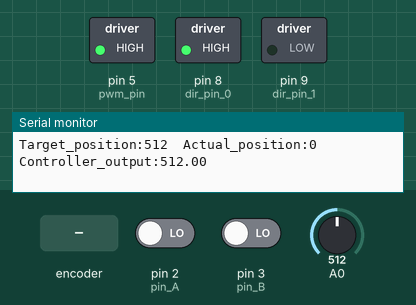
The sketch below on a simulated Arduino Uno, built with avr-gcc and run on an emulated ATmega328P. Parts: switched loads named in the sketch (green lamp = pin HIGH), the last lines printed to the serial monitor. The inputs (shaded band) are chosen by the test bench; at power-on: A0 = 512, pin 2 (pin_A) LOW, pin 3 (pin_B) LOW.

Above: at 1.2 s.
1.3 s: A0 set to 306
At 2.1 s:
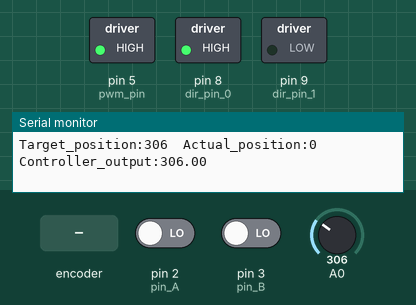
2.8 s: A0 set to 292
At 3.2 s:
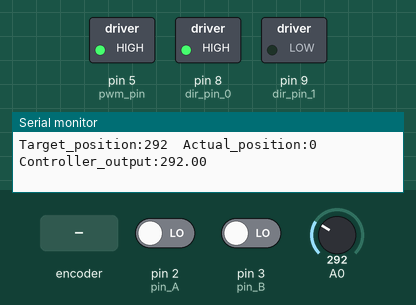
4.3 s: A0 set to 122
At 5.5 s:
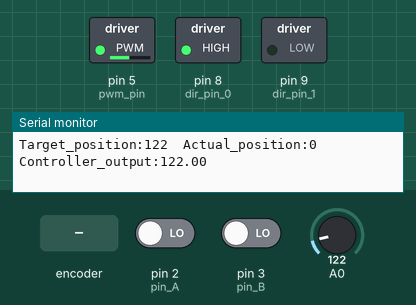
5.8 s: rotary encoder on pin 2 (pin_A) / pin 3 (pin_B) turned 2 steps (second pin leading)
At 5.99 s:
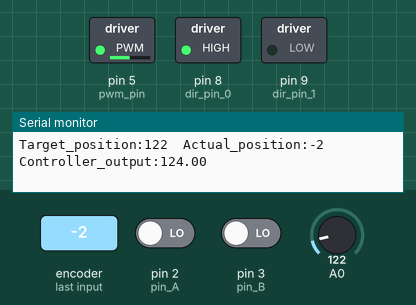
7.7 s: A0 set to 511
At 9.0 s:
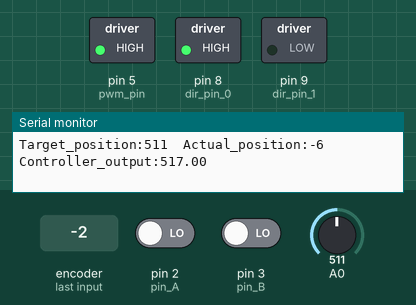
Timing chart, 0 to 10.2 s (numbered marks = the images above; inputs shaded):
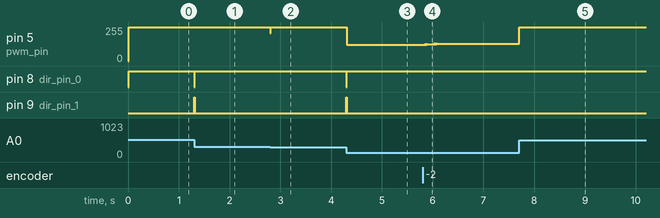

The sketch:

DC_servo_motor.ino
```cpp
// Variables for the print task.
unsigned long last_print_time = 0;
const int print_interval = 20;

// Variables of the controller task.
// Controller input.
long target_position = 0;
// Controller output.
float controller_output = 0;
// Output of the I control term.
float i_term = 0;
// Last error for computing the I and D term.
int last_error = 0;
// Variables for time keeping.
unsigned long last_control_time = 0;
const int control_interval = 10;

// Pins for motor control.
const int dir_pin_0 = 8;
const int dir_pin_1 = 9;
const int pwm_pin = 5;

// Use Arduino Uno interrupt pins.
// Pins 2 and 3 are our only options.
const int pin_A = 2;
const int pin_B = 3;

// Variables that are changed inside ISRs should always
// be volatile.
// Variables input pin states.
volatile bool state_a = LOW;
volatile bool state_b = LOW;
// Encoder position.
volatile long encoder_position = 0;


void setup() {
  Serial.begin(115200);
  attachInterrupt(digitalPinToInterrupt(pin_A), risingIsrA, RISING);
  attachInterrupt(digitalPinToInterrupt(pin_B), risingIsrB, RISING);
  pinMode(dir_pin_0, OUTPUT);
  pinMode(dir_pin_1, OUTPUT);
}

void loop() {
  if(millis() - last_control_time >= control_interval) {
    last_control_time += control_interval;
    target_position = analogRead(A0);
    motorPidController();
  }
  if (millis() - last_print_time >= print_interval) {
    last_print_time += print_interval;
    // Print controller input, output, and encoder position.
    Serial.print("Target_position:");
    Serial.print(target_position);
    Serial.print('\t');
    Serial.print("Actual_position:");
    Serial.print(encoder_position);
    Serial.print('\t');
    Serial.print("Controller_output:");
    Serial.println(controller_output);
  }
}

void motorPidController() {
  // Controller gains.
  float kp = 1.0;
  float ki = 0.0;
  float kd = 60.0;
  // Compute the error (in encoder counts).
  int error = target_position - encoder_position;
  // Compute the P term.
  float p_term = kp * error;
  // Compute and constrain I term.
  i_term += ki * (error + last_error) / 2 * control_interval;
  i_term = constrain(i_term, -255, 255);
  // Compute D term.
  float d_term = kd * (error - last_error) / control_interval;
  // Compute final output.
  controller_output = p_term + i_term + d_term;
  // Update last_error for the next iteration.
  last_error = error;
  setMotorPwm(controller_output);
}

void setMotorPwm(int motor_pwm) {
  // Control motor direction pins based on the sign
  // of the motor_pwm parameter.
  if (motor_pwm > 0) {
    // Forward.
    digitalWrite(dir_pin_0, HIGH);
    digitalWrite(dir_pin_1, LOW);
  } else {
    // Backwards.
    digitalWrite(dir_pin_0, LOW);
    digitalWrite(dir_pin_1, HIGH);
    // Invert motor_pwm to make it positive.
    motor_pwm = -motor_pwm;
  }
  // Constrain motor_pwm between 0 and 255 to make it
  // compatible with analogWrite().
  motor_pwm = constrain(motor_pwm, 0, 255);
  analogWrite(pwm_pin, motor_pwm);
}

// Encoder logic table:
// ---------------------------------------
// Event     | Other pin state | direction
// ---------------------------------------
// rising A         HIGH            -
//                  LOW             +
// falling A        HIGH            +
//                  LOW             -
// rising B         HIGH            +
//                  LOW             -
// falling B        HIGH            -
//                  LOW             +

void risingIsrA() {
  state_a = HIGH;
  attachInterrupt(digitalPinToInterrupt(pin_A), fallingIsrA, FALLING);
  switch (state_b) {
    case LOW:
      // Encoder moved forward.
      encoder_position++;
      break;
    case HIGH:
      // Encoder moved backwards.
      encoder_position--;
      break;
  }
}

void risingIsrB() {
  state_b = HIGH;
  attachInterrupt(digitalPinToInterrupt(pin_B), fallingIsrB, FALLING);
  switch (state_a) {
    case LOW:
      // Encoder moved backwards.
      encoder_position--;
      break;
    case HIGH:
      // Encoder moved forward.
      encoder_position++;
      break;
  }
}

void fallingIsrA() {
  state_a = LOW;
  attachInterrupt(digitalPinToInterrupt(pin_A), risingIsrA, RISING);
  switch (state_b) {
    case LOW:
      // Encoder moved backwards.
      encoder_position--;
      break;
    case HIGH:
      // Encoder moved forward.
      encoder_position++;
      break;
  }
}

void fallingIsrB() {
  state_b = LOW;
  attachInterrupt(digitalPinToInterrupt(pin_B), risingIsrB, RISING);
  switch (state_a) {
    case LOW:
      // Encoder moved forward.
      encoder_position++;
      break;
    case HIGH:
      // Encoder moved backwards.
      encoder_position--;
      break;
  }
}
```

Measured:
- after the input at 1.3 s, pin 8 (dir_pin_0): HIGH → LOW at once, → HIGH 0.01 s later; pin 9 (dir_pin_1): LOW → HIGH at once, → LOW 0.01 s later
- after the input at 2.8 s, pin 5 (pwm_pin): 255/255 → 208/255 at once, → 255/255 0.01 s later
- after the input at 4.3 s, pin 5 (pwm_pin): 255/255 → 122/255 at once; pin 8 (dir_pin_0): HIGH → LOW at once, → HIGH 0.01 s later; pin 9 (dir_pin_1): LOW → HIGH at once, → LOW 0.01 s later
- after the input at 7.7 s, pin 5 (pwm_pin): 128/255 → 255/255 at once
